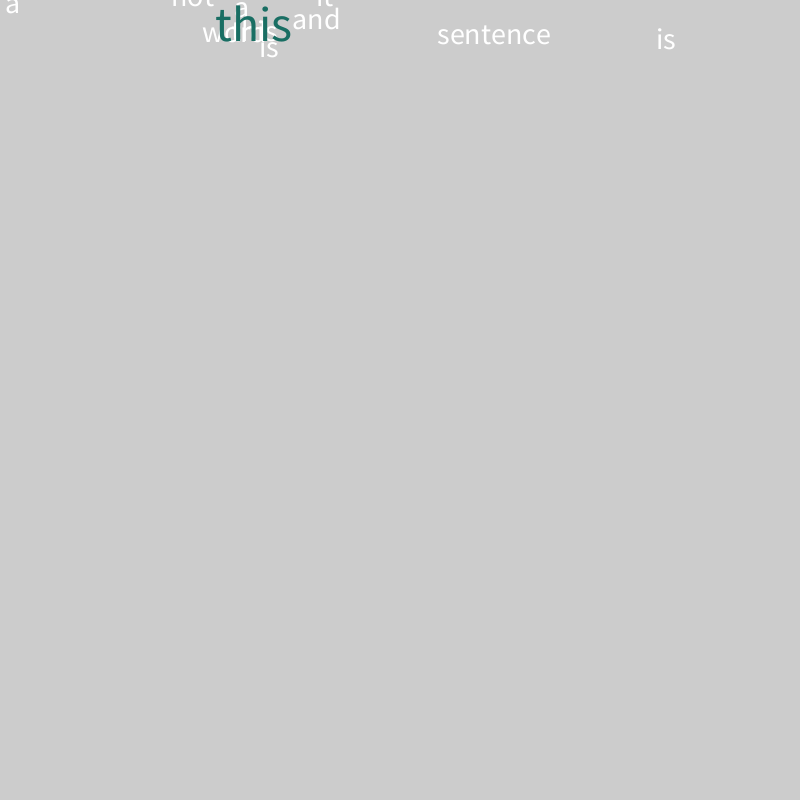
Frame 1 (no input)
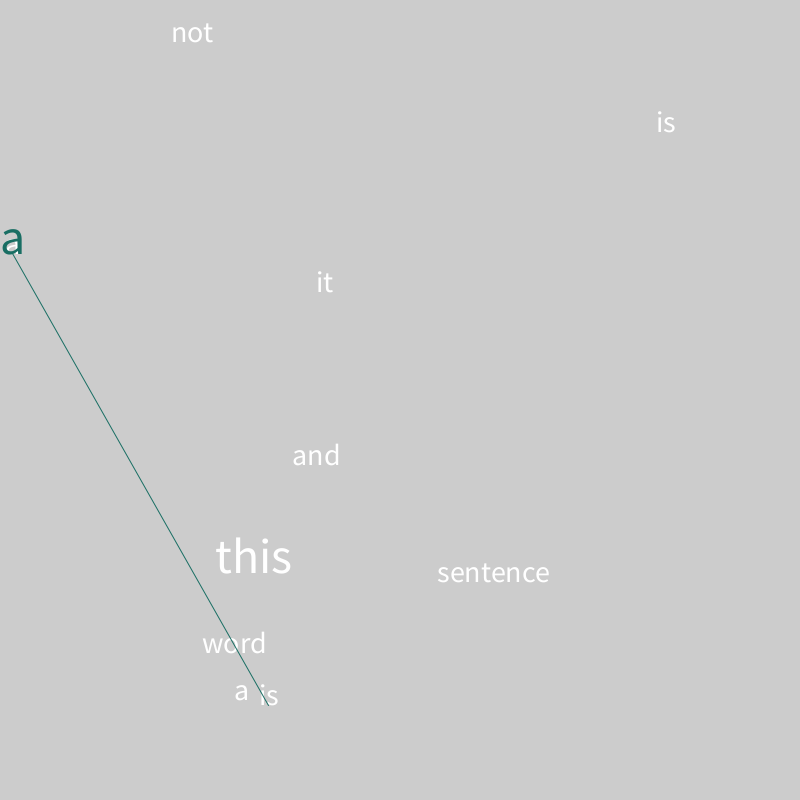
Frame 60 (the mouse pressed at the canvas centre just before this capture)
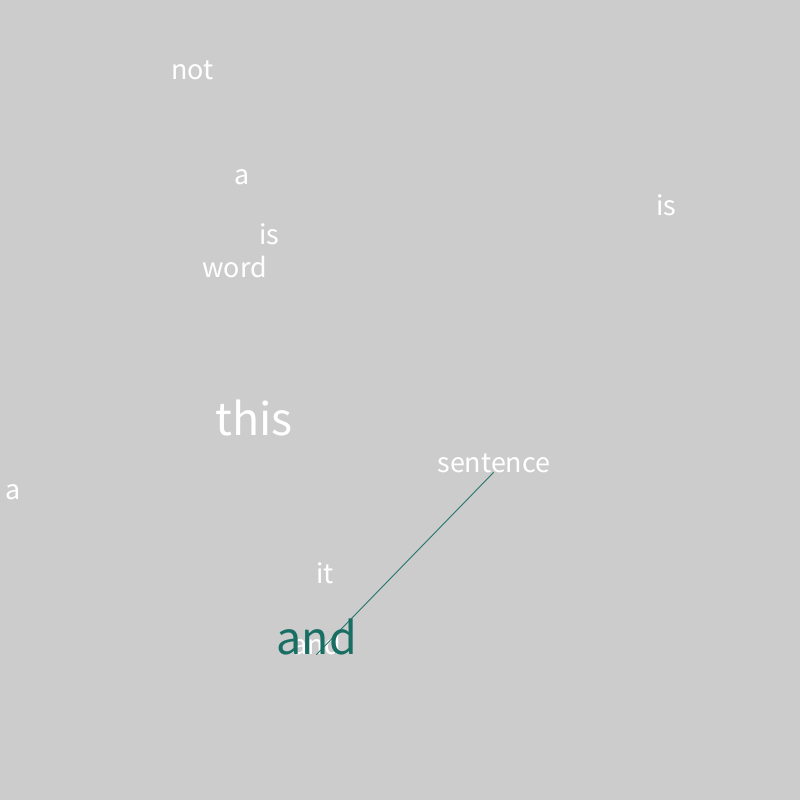
Frame 120 (the mouse held since frame 60 and released just before this capture)

The Processing sketch that drew these frames (run headless with seeded random() and noise(); from frame 60 on, the mouse is pressed at the canvas centre):

// Processing sketch: ParentsChildren_20120403_v6
// ── ParentsChildren_20120403_v6.pde
// Declare and contruct two objects (h1, h2) from the class HLine

String[] words = {"this", "is", "a", "sentence", "and", "it", "is", "not", "a", "word"};
HLine[] oth = new HLine[3];
HLine h1 = new HLine(20, 2.0, "a string", oth, 0); 
HLine h2 = new HLine(50, 2.5, "a string", oth, 1);
HLine h3 = new HLine(75, 3, "no string", oth, 2);
int w = width;
HLine[] sentence = new HLine[words.length];

 
void setup() 
{
  size(800, 800);
  frameRate(30);
  textSize(30);
  textAlign(CENTER);
  oth[0] = h1;
oth[1] = h1;
oth[2] = h3;
for (int i = 0; i < words.length; i++){
  sentence[i] = new HLine(random(100),random(20), words[i], sentence, i);
}

}

void draw() { 
  background(204);
//  h1.update(); 
//  h2.update();
//  h3.update(); 
//  h1.addChild();
//  h2.addChild(); 
//  h3.addChild();
  for (int i = 0; i < words.length; i++){
  sentence[i].update();
}

  sentence[round(millis()/1000)%sentence.length].highlightWord();
  sentence[round((millis()+500)/1000)%sentence.length].highlightConnector();

  
} 
 
class HLine {
//  String st; = "a string"; 
  float ypos, speed, x = random(800); String st; HLine[] others; int id;
  HLine (float y, float s, String st_in, HLine[] oin, int id_in) {  
    ypos = y; 
    speed = s; 
    st = st_in;
    others = oin;
    id = id_in;
    
//    child = h1;
//    child = h1;
  }
   
  void addChild(){
//  child = h2;
  }
    void highlightWord(){
stroke(25,110,99);
fill(25,110,99);
textSize(50);
text(st, x, ypos);
    
  }
    void highlightConnector(){
stroke(25,110,99);
fill(25,110,99);
    if (id > 0){
    line(x, ypos, others[id-1].x, others[id-1].ypos);
    }    
  }
  
  void update() { 
    ypos += speed; 
    if (ypos > width || ypos < 0) { 
speed = -speed;
    } 
//    line(0, ypos, width, ypos); 
    stroke(255);
    fill(255);
    text(st, x, ypos);
    textSize(30);
    if (id < others.length - 1){
//    line(x, ypos, others[id+1].x, others[id+1].ypos);
    }
  } 
  

}
